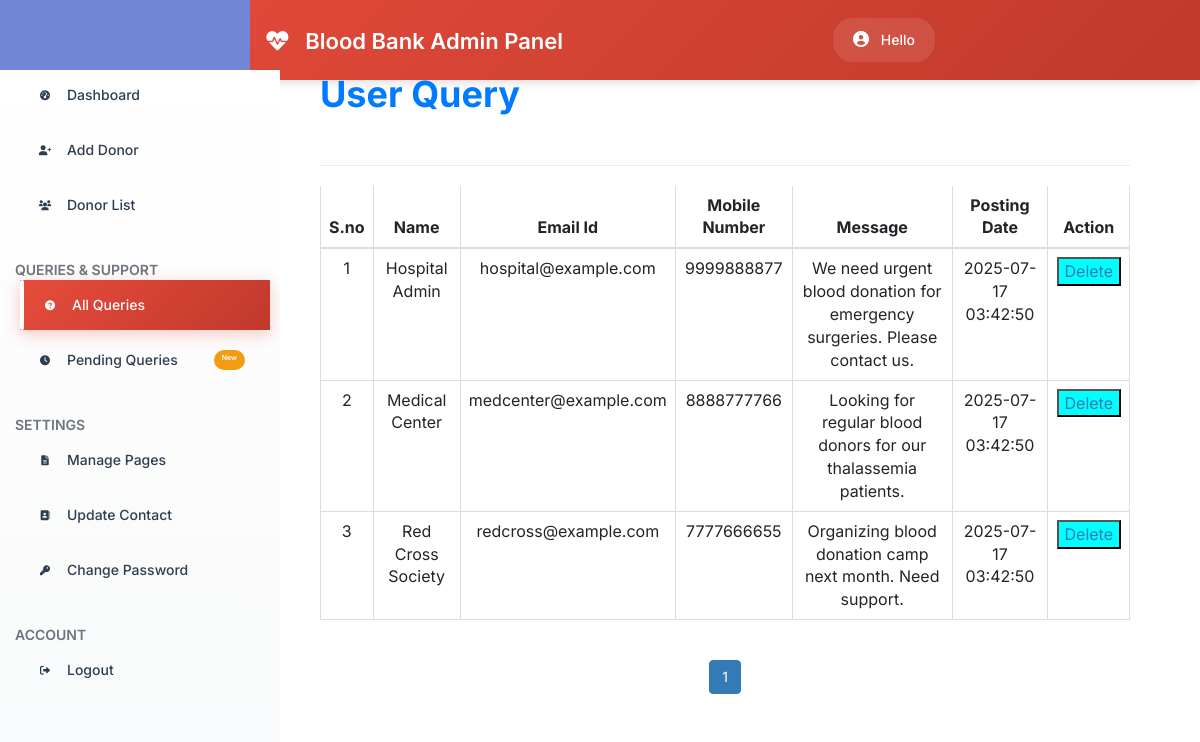
The app's page /admin/query.php with its own data.
### tables this page shows
CREATE TABLE `contact_query` (
  `query_id` int(11) NOT NULL AUTO_INCREMENT,
  `query_name` varchar(100) NOT NULL,
  `query_mail` varchar(100) NOT NULL,
  `query_number` varchar(15) NOT NULL,
  `query_message` text NOT NULL,
  `query_date` timestamp NOT NULL DEFAULT CURRENT_TIMESTAMP,
  `query_status` tinyint(1) NOT NULL DEFAULT '2' COMMENT '1=Read, 2=Pending',
  PRIMARY KEY (`query_id`)
);

### admin/query.php (the view, shortened to what this page needs)
<?php
include($_SERVER['DOCUMENT_ROOT'] . '/blood bank/config/config.php');
?>
<html>
<head>
    <link rel="stylesheet" href="../public/css/bootstrap.min.css">
    <link rel="stylesheet" href="../public/css/style.css">
    <link rel="stylesheet" href="https://cdnjs.cloudflare.com/ajax/libs/font-awesome/5.15.3/css/all.min.css">
</head>
<body style="color:black">
    <div id="header">
        <?php include 'header.php';
      ?>
    </div>
    <div id="sidebar">
        <?php $active = "query";
      include 'sidebar.php'; ?>
    </div>
    <div id="content">
        <div class="content-wrapper">
            <div class="container-fluid">
                <div class="row mt-4">
                    <div class="col-md-12 lg-12 sm-12">
                        <h1 class="page-title">User Query</h1>
                    </div>
                </div>
                <hr>
                <?php
          $limit = 10;
          if (isset($_GET['page'])) {
            $page = $_GET['page'];
          } else {
            $page = 1;
          }
          $offset = ($page - 1) * $limit;
          $count = $offset + 1;
          $sql = "select * from contact_query LIMIT {$offset},{$limit}";
          $result = mysqli_query($conn, $sql);
          if (mysqli_num_rows($result) > 0) {
          ?>
                <div class="table-responsive">
                    <table class="table table-bordered" style="text-align:center">
                        <thead style="text-align:center">
                            <th style="text-align:center">S.no</th>
                            <th style="text-align:center">Name</th>
                            <th style="text-align:center">Email Id</th>
                            <th style="text-align:center">Mobile Number</th>
                            <th style="text-align:center">Message</th>
                            <th style="text-align:center">Posting Date</th>
                            <th style="text-align:center">Action</th>
                        </thead>
                        <tbody>
                            <?php
                  while ($row = mysqli_fetch_assoc($result)) { ?>
                            <tr>
                                <td><?php echo $count++; ?></td>
                                <td><?php echo $row['query_name']; ?></td>
                                <td><?php echo $row['query_mail']; ?></td>
                                <td><?php echo $row['query_number']; ?></td>
                                <td><?php echo $row['query_message']; ?></td>
                                <td><?php echo $row['query_date']; ?></td>
                                <td>
                                    <button style="background-color:aqua">
                                        <a href='delete_query.php?id=<?php echo $row['query_id']; ?>'> Delete
                                        </a></button>
                                </td>
                            </tr>
                            <?php } ?>
                        </tbody>
                    </table>
                </div>
                <?php } ?>
                <div class="table-responsive" style="text-align:center;align:center">
                    <?php
            $sql1 = "SELECT * FROM contact_query";
            $result1 = mysqli_query($conn, $sql1) or die("Query Failed.");
            if (mysqli_num_rows($result1) > 0) {
              $total_records = mysqli_num_rows($result1);
              $total_page = ceil($total_records / $limit);
              echo '<ul class="pagination admin-pagination">';
              for ($i = 1; $i <= $total_page; $i++) {
                if ($i == $page) {
                  $active = "active";
                } else {
                  $active = "";
                }
                echo '<li class="' . $active . '"><a href="query.php?page=' . $i . '">' . $i . '</a></li>';
              }
              echo '</ul>';
            ?>
                </div>
            </div>
        </div>
        <?php
    }
    ?>
</body>
</html>

### public/css/style.css (style rules this page uses)
body { font-family: 'Roboto', Arial, sans-serif; line-height: 1.6; background-color: #f8f9fa; color: #333; }
.page-title { color: #007bff; font-weight: bold; margin-bottom: 30px; }
#sidebar { width: 250px; position: fixed; top: 0; left: 0; height: 100vh; z-index: 999; background: #7386D5; color: #fff; transition: all 0.3s; }
#content { width: calc(100% - 150px); padding: 40px; min-height: 100vh; transition: all 0.3s; position: absolute; top: 0; right: 0; }
h1, h2, h3, h4 { margin-bottom: 20px; font-weight: 700; }
h1 { font-weight: bold; color: #e74c3c; }

### admin/query.php (style rules this page uses)
body { background-color: #f8f9fa; color: #333; }
.page-title { color: #007bff; font-weight: bold; margin-bottom: 30px; }
#sidebar { width: 250px; position: fixed; top: 0; left: 0; height: 100vh; z-index: 999; background: #7386D5; color: #fff; transition: all 0.3s; }
#content { width: calc(100% - 250px); padding: 40px; min-height: 100vh; transition: all 0.3s; position: absolute; top: 0; right: 0; }

### admin/header.php (style rules this page uses)
body { font-family: 'Inter', sans-serif; }
.container-fluid { padding-left: 30px; padding-right: 30px; }

### admin/sidebar.php (style rules this page uses)
:root { --primary-color: #e74c3c; --primary-dark: #c0392b; --secondary-color: #34495e; --success-color: #27ae60; --warning-color: #f39c12; --info-color: #3498db; --light-bg: #f8f9fa; --white: #ffffff; --text-dark: #2c3e50; --text-muted: #6c757d; --shadow: 0 4px 20px rgba(0,0,0,0.1); --border-radius: 12px; --transition: all 0.3s cubic-bezier(0.4, 0, 0.2, 1); }

### records on screen
contact_query: query_name "Hospital Admin", query_mail "hospital@example.com", query_number "9999888877", query_message "We need urgent blood donation for emergency surgeries. Please contact us.", query_date "2025-07-17 03:42:50"
contact_query: query_name "Medical Center", query_mail "medcenter@example.com", query_number "8888777766", query_message "Looking for regular blood donors for our thalassemia patients.", query_date "2025-07-17 03:42:50"
contact_query: query_name "Red Cross Society", query_mail "redcross@example.com", query_number "7777666655", query_message "Organizing blood donation camp next month. Need support.", query_date "2025-07-17 03:42:50"
